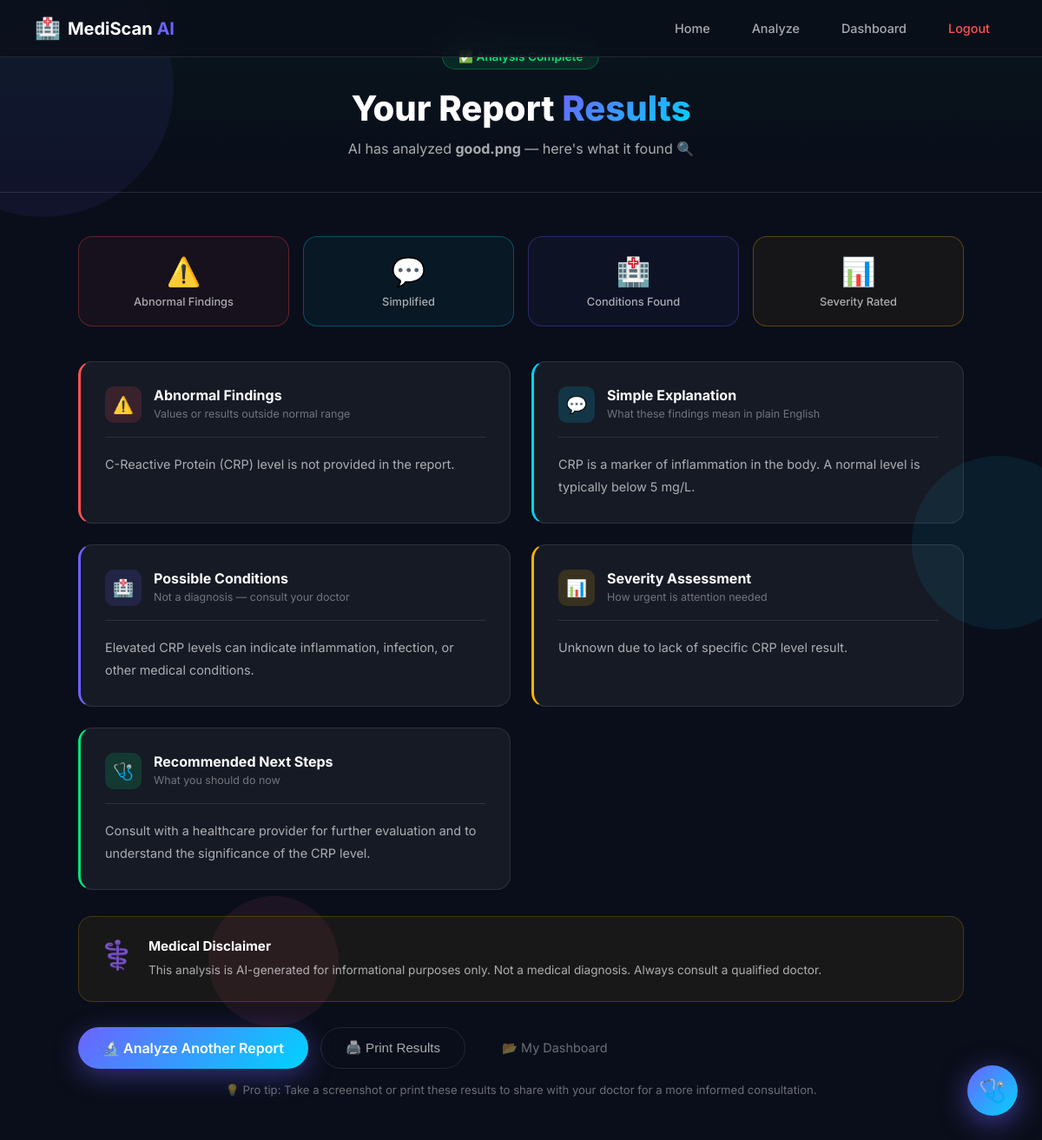
The app's page /report/1 (signed in) with its own data.
### tables this page shows
CREATE TABLE reports (
            id              INTEGER PRIMARY KEY AUTOINCREMENT,
            user_id         INTEGER NOT NULL,
            filename        TEXT,
            file_path       TEXT,
            report_text     TEXT,
            abnormal_findings   TEXT,
            simple_explanation  TEXT,
            possible_conditions TEXT,
            severity            TEXT,
            next_steps          TEXT,
            disclaimer          TEXT,
            raw_response        TEXT,
            severity_level      INTEGER DEFAULT 0,
            uploaded_at         TEXT DEFAULT (datetime('now')),
            FOREIGN KEY(user_id) REFERENCES users(id)
        );

### app.py (the view)
@app.route("/report/<int:report_id>")
@login_required
def view_report(report_id):
    conn = get_db()
    report = conn.execute(
        "SELECT * FROM reports WHERE id=? AND user_id=?",
        (report_id, session["user_id"])
    ).fetchone()
    conn.close()
    if not report:
        flash("Report not found.", "danger")
        return redirect(url_for("dashboard"))
    data = dict(report)
    data["raw"] = data.get("raw_response", "")
    return render_template("result.html", data=data)

### app.py (called while the page is built)
def get_db():
    conn = sqlite3.connect(DB_PATH)
    conn.row_factory = sqlite3.Row
    return conn

def login_required(f):
    @wraps(f)
    def decorated(*args, **kwargs):
        if "user_id" not in session:
            flash("Please log in to continue.", "warning")
            return redirect(url_for("login"))
        return f(*args, **kwargs)
    return decorated

### templates/result.html (shortened to what this page needs)
<!DOCTYPE html>
<html lang="en">
<head>
    <link rel="stylesheet" href="{{ url_for('static', filename='style.css') }}">
</head>
<body class="result-page">
<div class="bg-particles">
    <div class="particle"></div><div class="particle"></div><div class="particle"></div>
</div>
<nav class="navbar">
    <div class="nav-brand">
        <a href="/" style="text-decoration:none;display:flex;align-items:center;gap:8px;">
            <span class="nav-icon">🏥</span>
            <span class="nav-title">MediScan <span class="highlight">AI</span></span>
        </a>
    </div>
    <div class="nav-links">
        <a href="/" class="nav-link">Home</a>
        <a href="/analyze" class="nav-link">Analyze</a>
        <a href="/dashboard" class="nav-link">Dashboard</a>
        <a href="/logout" class="nav-link logout-link">Logout</a>
    </div>
</nav>
<div class="result-header">
    <div class="result-header-content">
        <div class="success-badge animate-pop">✅ Analysis Complete</div>
        <h1>Your Report <span class="gradient-text">Results</span></h1>
        <p>AI has analyzed <strong>{{ data.filename }}</strong> — here's what it found 🔍</p>
    </div>
</div>
<div class="results-container">
    <div class="summary-row animate-slide-up">
        <div class="summary-card red">
            <div class="summary-card-icon">⚠️</div>
            <div class="summary-card-label">Abnormal Findings</div>
        </div>
        <div class="summary-card blue">
            <div class="summary-card-icon">💬</div>
            <div class="summary-card-label">Simplified</div>
        </div>
        <div class="summary-card purple">
            <div class="summary-card-icon">🏥</div>
            <div class="summary-card-label">Conditions Found</div>
        </div>
        <div class="summary-card orange">
            <div class="summary-card-icon">📊</div>
            <div class="summary-card-label">Severity Rated</div>
        </div>
    </div>
    <div class="results-grid">
        {% if data.abnormal_findings %}
        <div class="result-section-card abnormal animate-card" style="animation-delay:0.1s">
            <div class="section-card-header">
                <div class="section-icon-wrap red-bg">⚠️</div>
                <div><h3>Abnormal Findings</h3><p>Values or results outside normal range</p></div>
            </div>
            <div class="section-card-body">{{ data.abnormal_findings | replace('\n','<br>') | safe }}</div>
        </div>
        {% endif %}
        {% if data.simple_explanation %}
        <div class="result-section-card explanation animate-card" style="animation-delay:0.2s">
            <div class="section-card-header">
                <div class="section-icon-wrap blue-bg">💬</div>
                <div><h3>Simple Explanation</h3><p>What these findings mean in plain English</p></div>
            </div>
            <div class="section-card-body">{{ data.simple_explanation | replace('\n','<br>') | safe }}</div>
        </div>
        {% endif %}
        {% if data.possible_conditions %}
        <div class="result-section-card conditions animate-card" style="animation-delay:0.3s">
            <div class="section-card-header">
                <div class="section-icon-wrap purple-bg">🏥</div>
                <div><h3>Possible Conditions</h3><p>Not a diagnosis — consult your doctor</p></div>
            </div>
            <div class="section-card-body">{{ data.possible_conditions | replace('\n','<br>') | safe }}</div>
        </div>
        {% endif %}
        {% if data.severity %}
        <div class="result-section-card severity animate-card" style="animation-delay:0.4s">
            <div class="section-card-header">
                <div class="section-icon-wrap orange-bg">📊</div>
                <div><h3>Severity Assessment</h3><p>How urgent is attention needed</p></div>
            </div>
            <div class="section-card-body">{{ data.severity | replace('\n','<br>') | safe }}</div>
        </div>
        {% endif %}
        {% if data.next_steps %}
        <div class="result-section-card next-steps animate-card" style="animation-delay:0.5s">
            <div class="section-card-header">
                <div class="section-icon-wrap green-bg">🩺</div>
                <div><h3>Recommended Next Steps</h3><p>What you should do now</p></div>
            </div>
            <div class="section-card-body">{{ data.next_steps | replace('\n','<br>') | safe }}</div>
        </div>
        {% endif %}
    </div>
    <div class="result-disclaimer animate-card" style="animation-delay:0.6s">
        <div class="disclaimer-icon">⚕️</div>
        <div class="disclaimer-text">
            <strong>Medical Disclaimer</strong>
            <p>{% if data.disclaimer %}{{ data.disclaimer }}{% else %}This analysis is generated by AI and is for <strong>informational purposes only</strong>. It is NOT a medical diagnosis. Always consult a qualified healthcare professional before making any medical decisions.{% endif %}</p>
        </div>
    </div>
    <div class="result-actions animate-card" style="animation-delay:0.7s">
        <a href="/analyze" class="btn-primary"><span>🔬 Analyze Another Report</span></a>
        <button onclick="window.print()" class="btn-secondary">🖨️ Print Results</button>
        <a href="/dashboard" class="btn-ghost">📂 My Dashboard</a>
    </div>
    <p class="share-note">💡 Pro tip: Take a screenshot or print these results to share with your doctor for a more informed consultation.</p>
</div>
</body>
</html>

### records on screen
reports: filename "good.png", abnormal_findings "C-Reactive Protein (CRP) level is not provided in the report.", simple_explanation "CRP is a marker of inflammation in the body. A normal level is typically below 5 mg/L.", possible_conditions "Elevated CRP levels can indicate inflammation, infection, or other medical conditions.", severity "Unknown due to lack of specific CRP level result.", next_steps "Consult with a healthcare provider for further evaluation and to understand the significance of the CRP level.", disclaimer "This analysis is AI-generated for informational purposes only. Not a medical diagnosis. Always consult a qualified doctor."
